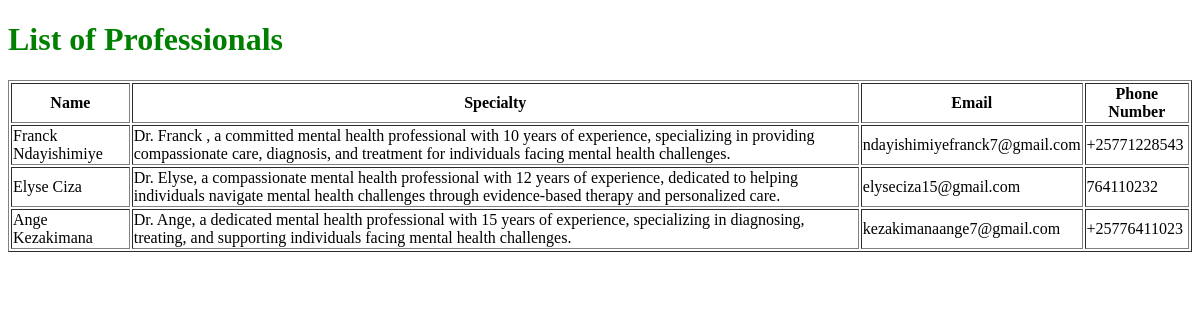
/professionals/, run on the app's committed database.
### myapp/models.py (models this page shows)
class Professional(models.Model):
    user = models.OneToOneField(User, on_delete=models.CASCADE, related_name="professional_profile")
    name = models.CharField(max_length=255)
    specialty = models.CharField(max_length=255)
    contact_email = models.EmailField(unique=True)
    phone_number = models.CharField(max_length=15, unique=True)
    image = models.ImageField(upload_to='professionals/', null=True, blank=True)

### myapp/views.py (the view)
# urls.py: path('professionals/', professionals_list, name='professionals_list'),
def professionals_list(request):
    professionals = Professional.objects.all()  # Fetch all professionals from DB
    return render(request, 'professionals/list.html', {'professionals': professionals})

### myapp/templates/professionals/list.html (shortened to what this page needs)
<!DOCTYPE html>
<html lang="en">
<head>
    <link rel="stylesheet" href="/static/css/style.css">
</head>
<body>
    <h1>List of Professionals</h1>
    <table border="1">
        <tr>
            <th>Name</th>
            <th>Specialty</th>
            <th>Email</th>
            <th>Phone Number</th>
        </tr>
        {% for professional in professionals %}
        <tr>
            <td>{{ professional.name }}</td>
            <td>{{ professional.specialty }}</td>
            <td>{{ professional.contact_email }}</td>
            <td>{{ professional.phone_number }}</td>
        </tr>
        {% empty %}
        <tr>
            <td colspan="4">No professionals found.</td>
        </tr>
        {% endfor %}
    </table>
</body>
</html>

### static/style.css (style rules this page uses)
h1 { color: green; }

### data on the page
Professional: name "Franck Ndayishimiye", specialty "Dr. Franck , a committed mental health professional with 10 years of experience, specializing in providing compassionate care, diagnosis, and treatment for individuals facing mental health challenges.", contact_email "ndayishimiyefranck7@gmail.com", phone_number "+25771228543"
Professional: name "Elyse Ciza", specialty "Dr. Elyse, a compassionate mental health professional with 12 years of experience, dedicated to helping individuals navigate mental health challenges through evidence-based therapy and personalized care.", contact_email "elyseciza15@gmail.com", phone_number "764110232"
Professional: name "Ange Kezakimana", specialty "Dr. Ange, a dedicated mental health professional with 15 years of experience, specializing in diagnosing, treating, and supporting individuals facing mental health challenges.", contact_email "kezakimanaange7@gmail.com", phone_number "+25776411023"
